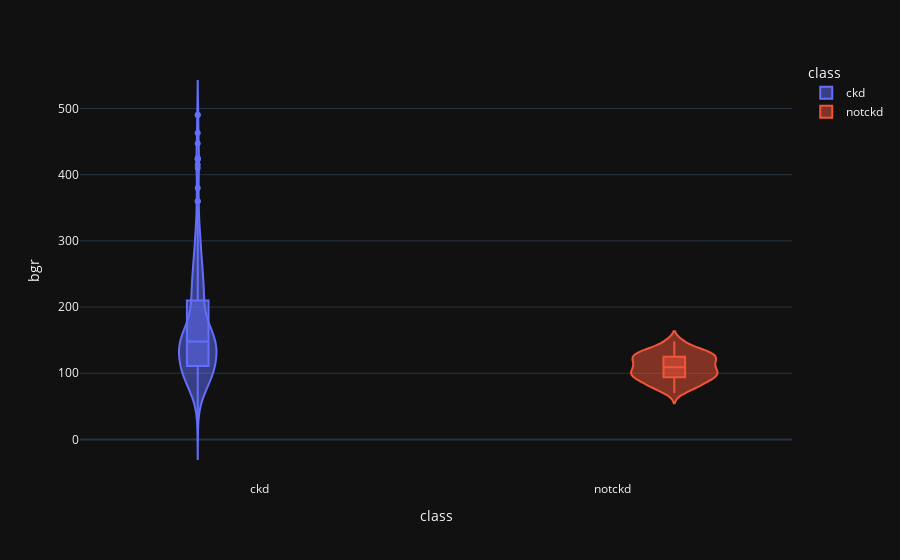

The cell this chart's notebook holds for it:
### Code cell
fig = px.violin(ckd_copy, y='bgr', x="class", color="class", box=True, template = 'plotly_dark')
fig.show()

### Figure 1 — Plotly figure (JSON) as saved in the notebook; plotly's stock layout.template omitted (floating-point values rounded to 4 significant figures; data arrays with more than 128 entries replaced by an {"elided": "..."} marker saying what was removed)
{"data": [{"alignmentgroup": "True", "box": {"visible": true}, "hoverlabel": {"namelength": 0}, "hovertemplate": "class=%{x}<br>bgr=%{y}", "legendgroup": "ckd", "marker": {"color": "#636efa"}, "name": "ckd", "offsetgroup": "ckd", "orientation": "v", "scalegroup": "True", "showlegend": true, "type": "violin", "x": {"elided": "250 str values"}, "x0": " ", "xaxis": "x", "y": {"elided": "250 int values"}, "y0": " ", "yaxis": "y"}, {"alignmentgroup": "True", "box": {"visible": true}, "hoverlabel": {"namelength": 0}, "hovertemplate": "class=%{x}<br>bgr=%{y}", "legendgroup": "notckd", "marker": {"color": "#EF553B"}, "name": "notckd", "offsetgroup": "notckd", "orientation": "v", "scalegroup": "True", "showlegend": true, "type": "violin", "x": {"elided": "150 str values"}, "x0": " ", "xaxis": "x", "y": {"elided": "150 int values"}, "y0": " ", "yaxis": "y"}], "layout": {"legend": {"title": {"text": "class"}, "tracegroupgap": 0}, "margin": {"t": 60}, "violinmode": "group", "xaxis": {"anchor": "y", "categoryarray": ["ckd", "notckd"], "categoryorder": "array", "domain": [0, 1], "title": {"text": "class"}}, "yaxis": {"anchor": "x", "domain": [0, 1], "title": {"text": "bgr"}}}}
